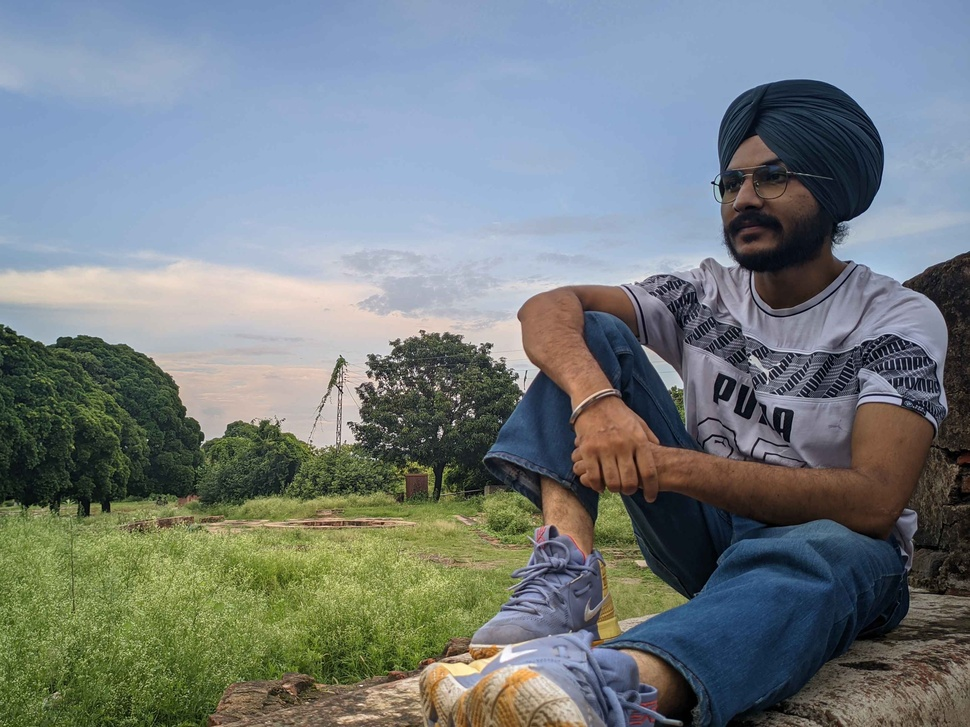
#> input picture backend/ImageProcessing/Inputs/By6E1wp7R0blhiW6xI5iKstUtL12_1659728190141.jpg, 970 x 727 px, shrunk from 3200 x 2400 before the run, found by its file name; its folder holds only this picture in this run
$ python Testing_File.py
#> lines starting #> are read from the running program, lines starting #| are printed output that depends on the picture; after the words box and inside, x2 and y2 are one past the last pixel; in counts of white or black regions, pixels touching at a corner belong together
import cv2
import os;
import numpy as np
from matplotlib import pyplot as plt

OriginalFileName =  os.listdir('../Inputs/')[0].split('.')[0];
OriginalFileNameExtension = os.listdir('../Inputs/')[0].split('.')[1];


ImageImportPath = '../Inputs/{}.{}'.format(OriginalFileName,OriginalFileNameExtension);
img = cv2.imread(ImageImportPath,0)
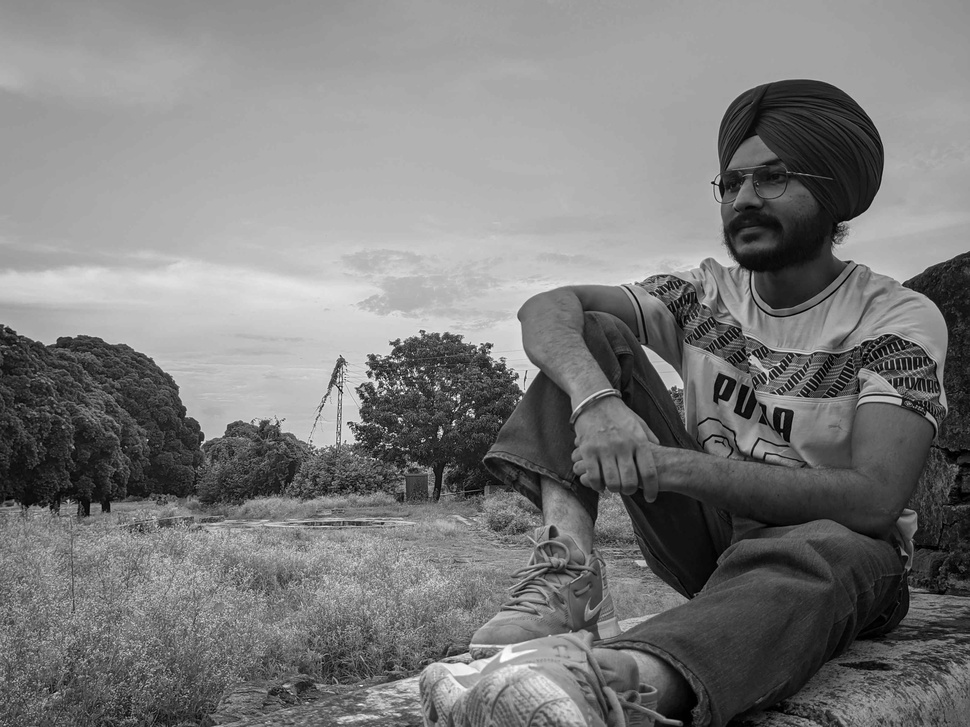
#> img: shape (727, 970); min 0, max 255, mean 123.1
edges = cv2.Canny(img,100,200)
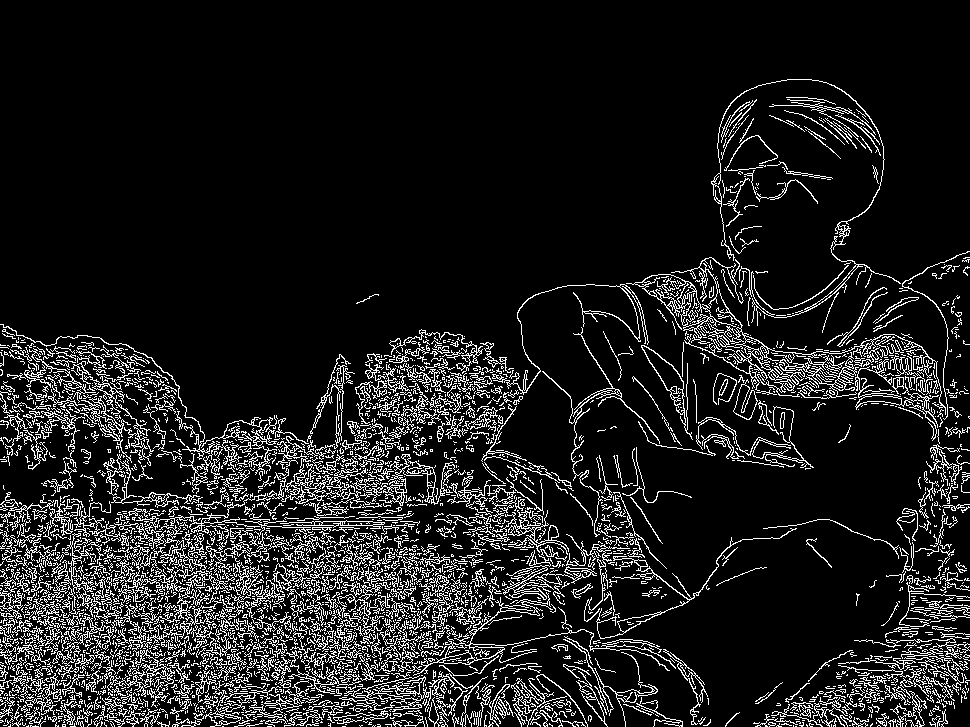
#> edges: shape (727, 970); 11.6% white in thin lines or dots, all inside (x1, y1, x2, y2) = (0, 79, 970, 727)


plt.subplot(121),plt.imshow(img,cmap = 'gray')
plt.title('Original Image'), plt.xticks([]), plt.yticks([])
plt.subplot(122),plt.imshow(edges,cmap = 'gray')
plt.title('Edge Image'), plt.xticks([]), plt.yticks([])


EdgeDetectorFilename = '../Outputs/EdgeDetector_{}.{}'.format(OriginalFileName,OriginalFileNameExtension)
GrayScaledFilename = '../Outputs/GrayScaled_{}.{}'.format(OriginalFileName,OriginalFileNameExtension)


cv2.imwrite(GrayScaledFilename, img);


plt.show()
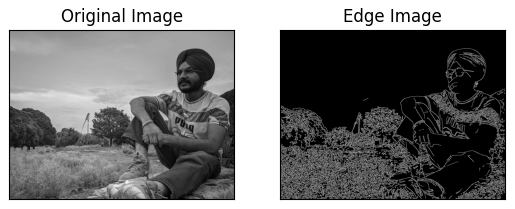
#> figure drawn by matplotlib, 2 panels

$ run again, on backend/ImageProcessing/Inputs/By6E1wp7R0blhiW6xI5iKstUtL12_1659733494035.jpg
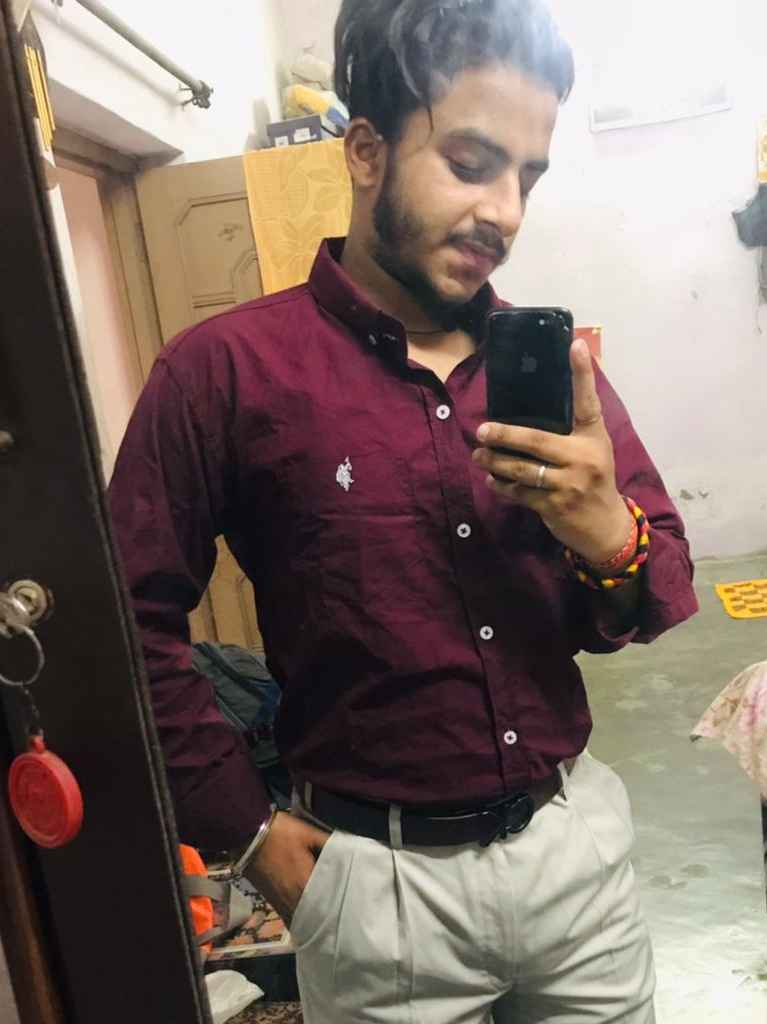
#> input picture backend/ImageProcessing/Inputs/By6E1wp7R0blhiW6xI5iKstUtL12_1659733494035.jpg, 767 x 1024 px, found by its file name
#> `edges = cv2.Canny(img,100,200)`:
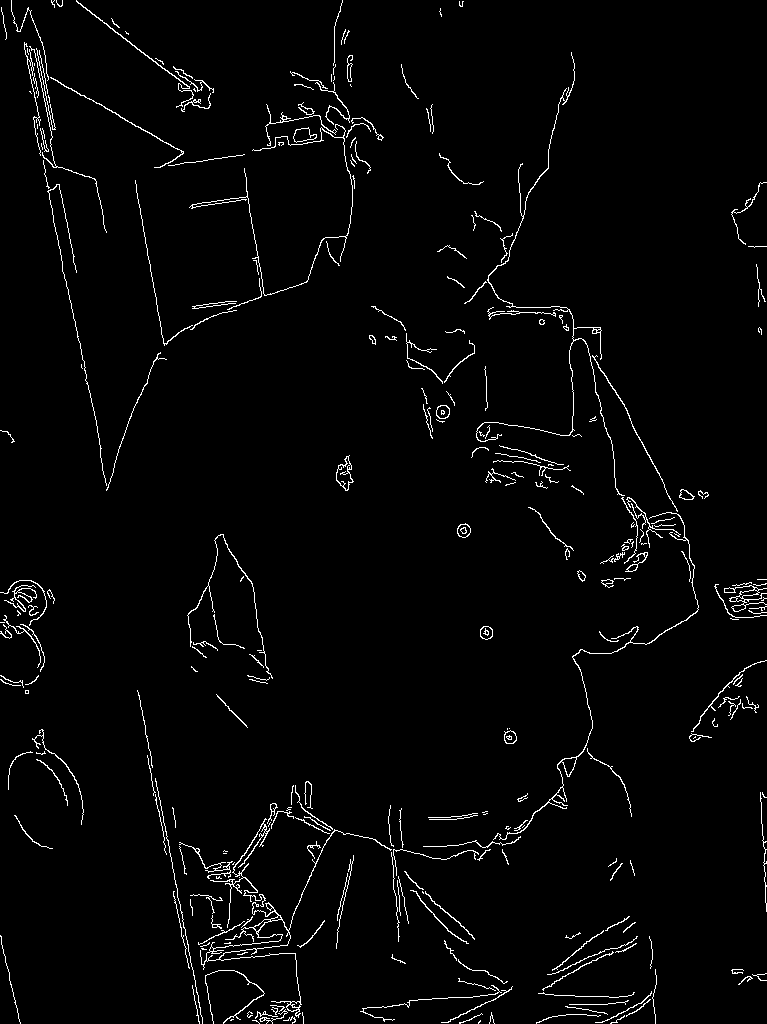
#> edges: shape (1024, 767); 2.4% white in thin lines or dots
#> `plt.show()`:
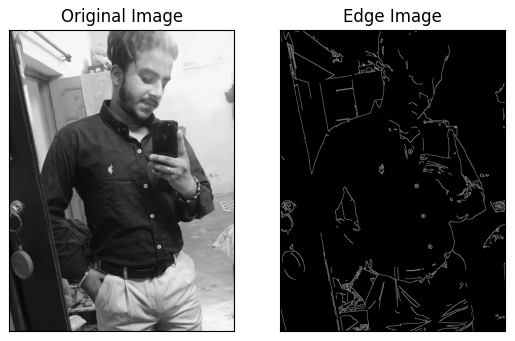
#> figure drawn by matplotlib, 2 panels

$ run again, on backend/ImageProcessing/Inputs/FGzQ35BUaLh5elfSB9uvSvb5MEf2_1659641894915.jpg
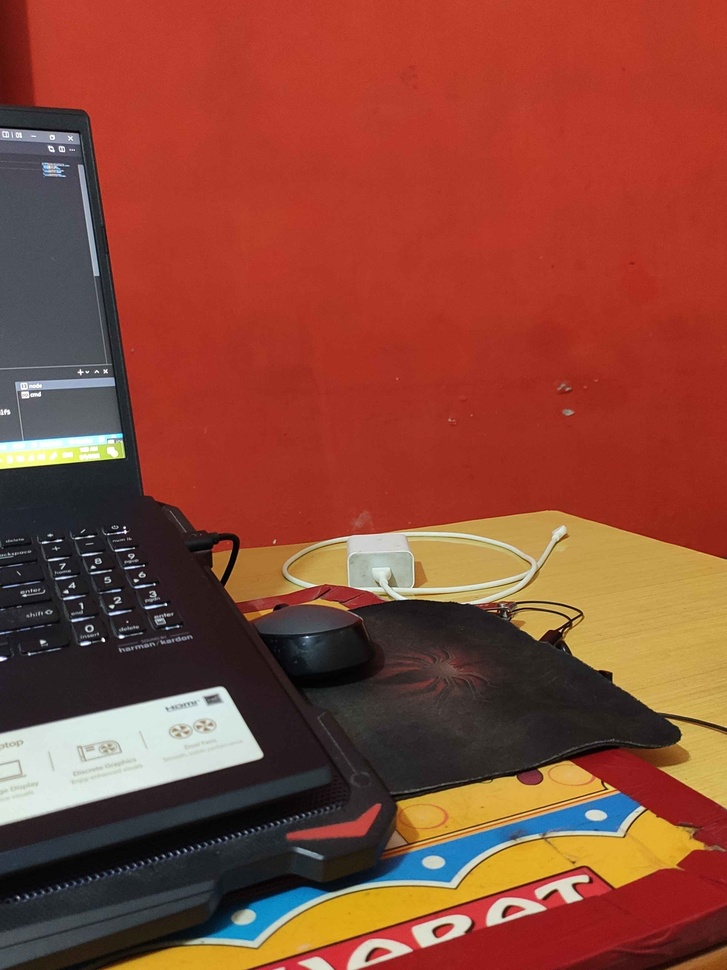
#> input picture backend/ImageProcessing/Inputs/FGzQ35BUaLh5elfSB9uvSvb5MEf2_1659641894915.jpg, 727 x 970 px, shrunk from 2400 x 3200 before the run, found by its file name
#> `edges = cv2.Canny(img,100,200)`:
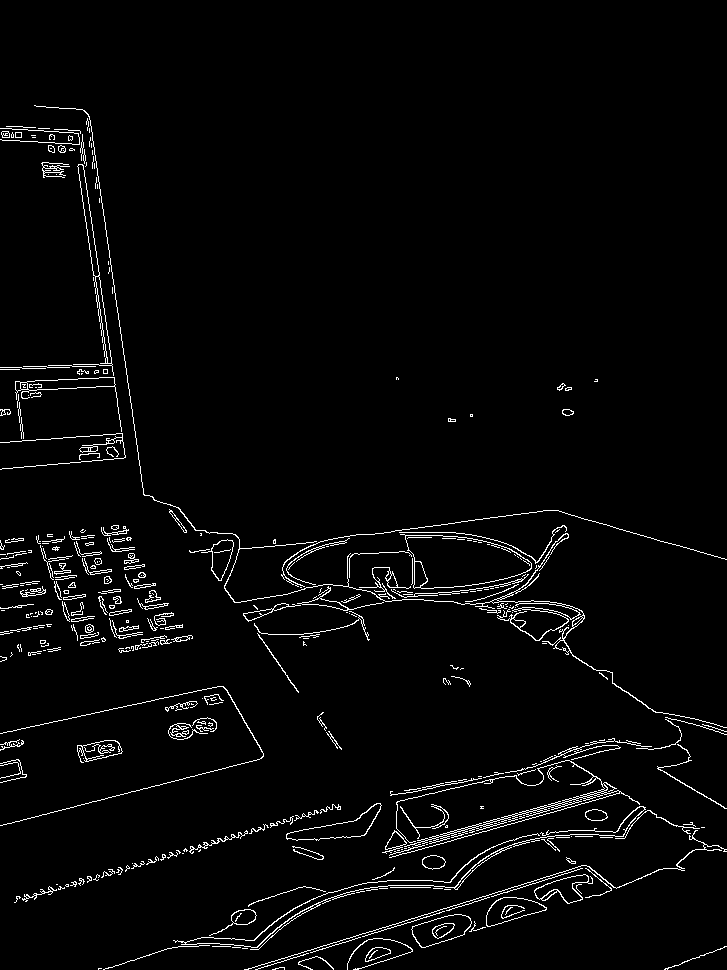
#> edges: shape (970, 727); 2.9% white in thin lines or dots, all inside (x1, y1, x2, y2) = (0, 105, 727, 970)
#> `plt.show()`:
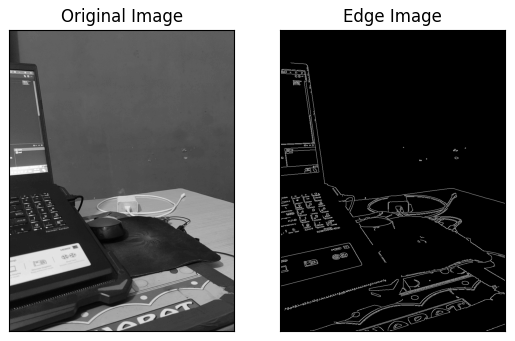
#> figure drawn by matplotlib, 2 panels
